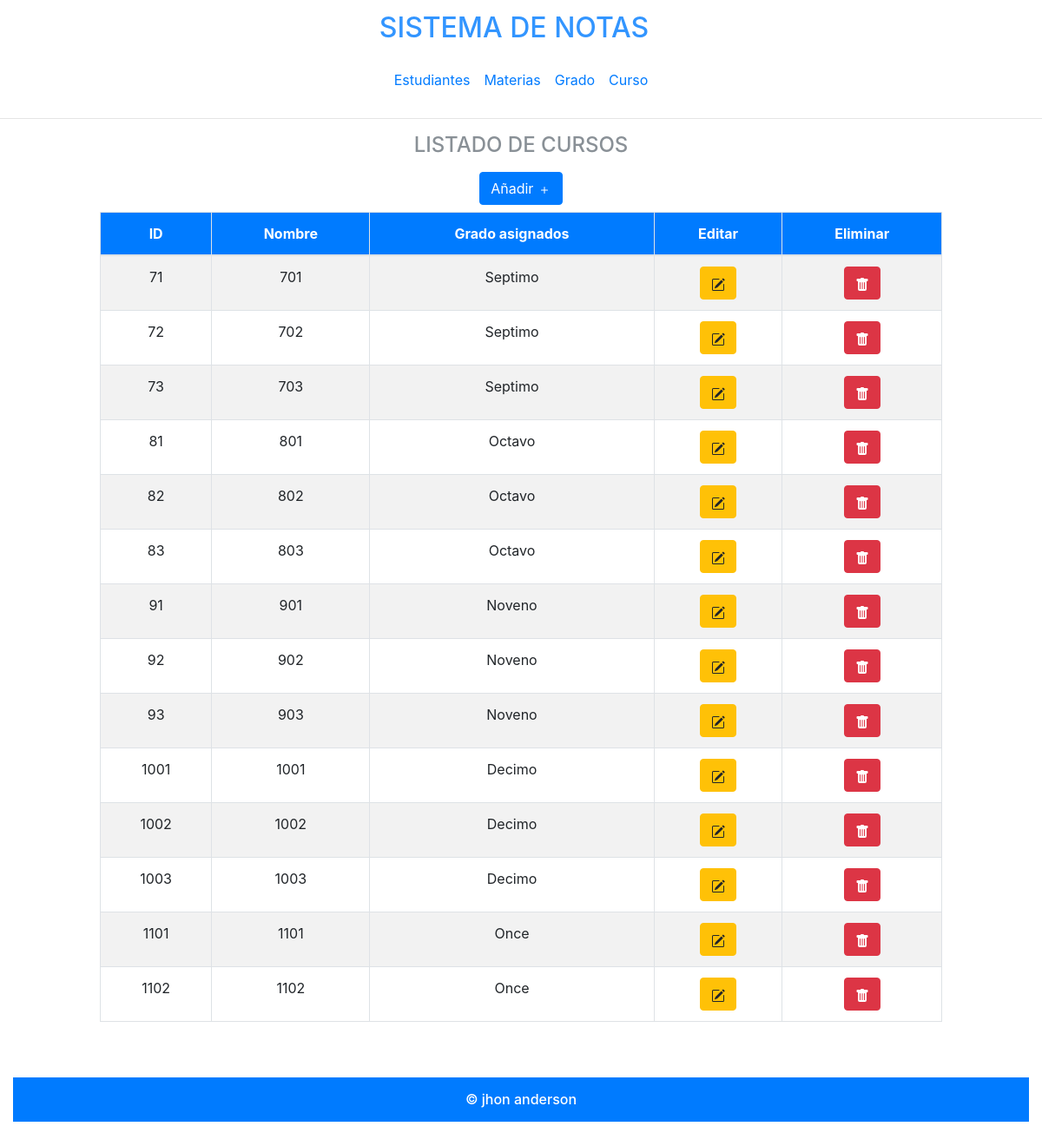
Page /Pages/Cursos/mostrar_cursos.php on the committed database.
### tables this page shows
CREATE TABLE IF NOT EXISTS `cursos` (
  `id` bigint(12) NOT NULL,
  `nombre` varchar(4) NOT NULL,
  `grado` varchar(10) NOT NULL,
  PRIMARY KEY (`id`)
);

### Pages/Cursos/curso.php (called while the page is built, shortened)
<?php
class curso
{
    public static function obtener()
    {
        global $mysqli;
        $resultado = $mysqli->query("SELECT id, nombre, grado FROM cursos");
        return $resultado->fetch_all(MYSQLI_ASSOC);
    }
}

### Pages/Cursos/mostrar_cursos.php (the view, shortened to what this page needs)
<?php
include_once "../../MYSQLDB/conexion.php";
include_once "../../componentes/encabezado.php";
include_once "curso.php";
$cursos = curso::obtener();
?>
<div class="row">
    <div class="col-12">
        <h1 class="text-h4 text-muted text-uppercase">Listado de cursos</h1>
        <a href="formulario_registro_curso.php" class="btn btn-primary my-2">Añadir <svg xmlns="http://www.w3.org/2000/svg" width="16" height="16" fill="currentColor" class="bi bi-plus" viewBox="0 0 16 16">
  <path d="M8 4a.5.5 0 0 1 .5.5v3h3a.5.5 0 0 1 0 1h-3v3a.5.5 0 0 1-1 0v-3h-3a.5.5 0 0 1 0-1h3v-3A.5.5 0 0 1 8 4z"/>
</svg></a>
    </div>
    <div class="mx-auto col-10 table-responsive ">
        <table class="table table-striped table-hover   table-bordered">
            <thead>
                <tr class="bg-primary text-white">
                    <th>ID</th>
                    <th>Nombre</th>
                    <th>Grado asignados</th>
                    <th>Editar</th>
                    <th>Eliminar</th>
                </tr>
            </thead>
            <tbody>
                <?php foreach ($cursos as $curso) { ?>
                    <tr>
                        <td><?php echo $curso["id"] ?></td>
                        <td><?php echo $curso["nombre"] ?></td>
                        <td><?php echo $curso["grado"] ?></td>
                        <td>
                            <a href="editar_curso.php?id=<?php echo $curso["id"] ?>" class="btn btn-warning">
                            </a>
                        </td>
                        <td>
                            <a href="eliminar_curso.php?id=<?php echo $curso["id"] ?>" class="btn btn-danger">
                            </a>
                        </td>
                    </tr>
                <?php } ?>
            </tbody>
        </table>
    </div>
</div>
<?php include_once "../../componentes/pie.php" ?>

### css/estilos.css (style rules this page uses)
h1 { font-size: 1.5rem; text-transform: uppercase; opacity: .8; }

### rows in the picture
cursos: id "71", nombre "701", grado "Septimo"
cursos: id "72", nombre "702", grado "Septimo"
cursos: id "73", nombre "703", grado "Septimo"
cursos: id "81", nombre "801", grado "Octavo"
cursos: id "82", nombre "802", grado "Octavo"
cursos: id "83", nombre "803", grado "Octavo"
cursos: id "91", nombre "901", grado "Noveno"
cursos: id "92", nombre "902", grado "Noveno"
cursos: id "93", nombre "903", grado "Noveno"
cursos: id "1001", nombre "1001", grado "Decimo"
cursos: id "1002", nombre "1002", grado "Decimo"
cursos: id "1003", nombre "1003", grado "Decimo"
cursos: id "1101", nombre "1101", grado "Once"
cursos: id "1102", nombre "1102", grado "Once"
